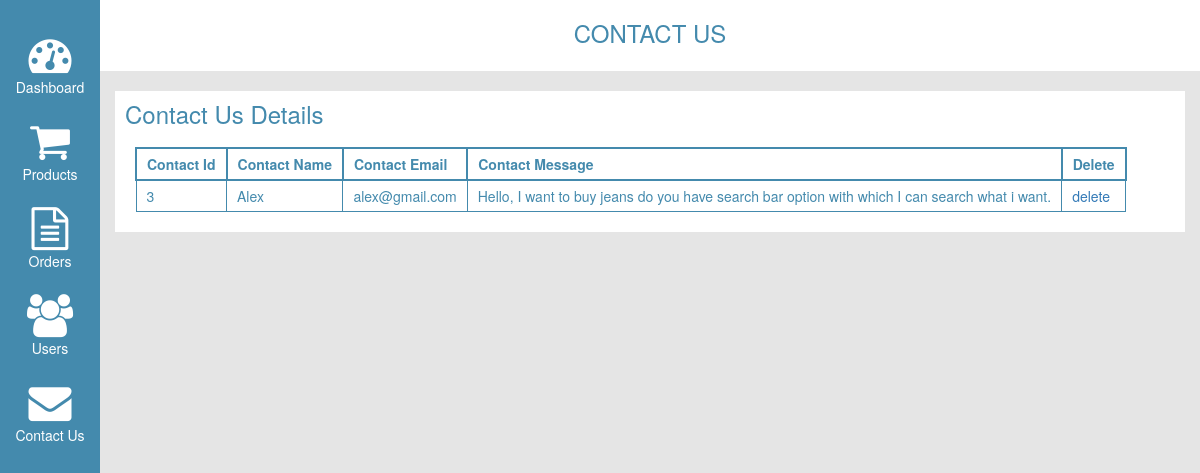
The app's page /admin/contactus.php with its own data.
### tables this page shows
CREATE TABLE `contactus` (
  `contact_id` int(11) NOT NULL,
  `name` varchar(255) NOT NULL,
  `email` varchar(255) NOT NULL,
  `message` text NOT NULL
);

### include/classes/class.admin.php (called while the page is built, shortened)
<?php
class ADMIN
{
	private $conn;
	public function __construct()
	{
		$database = new Database();
		$db = $database->dbConn();
		$this->conn = $db;
    }
	public function runQuery($sql)
	{
		$stmt = $this->conn->prepare($sql);
		return $stmt;
	}
}

### admin/contactus.php (the view, shortened to what this page needs)
<?php
 include("header.php");
?>
<div class="col-xs-12 col-sm-11 col-md-11 no-padding main-title">
    <h3>contact us</h3>
</div>
<div class="col-xs-12 col-sm-11 col-md-11">
    <div class="db-contents">
        <h3>contact us details</h3>
        <table>
                <th>contact id</th>
                <th>contact name</th>
                <th>contact email</th>
                <th>contact message</th>
                <th>delete</th>
        <?php
        require_once '../include/classes/class.admin.php';
        $admin=new ADMIN;
            function displayData($result)
            {
                while ($row = $result->fetch(PDO::FETCH_ASSOC)) {
                    print "<tr >";
                        print "<td>".$row["contact_id"] . "</td>";
                        print "<td>".$row["name"] . "</td>";
                        print "<td>".$row["email"] . "</td>";
                        print "<td>".$row["message"] . "</td>";
                        print "<td><a onclick='return confirmDel()' href=?mode=del&id=".$row['contact_id'].">delete</a></td>";
                    print "</tr>";
                }
            }
            try{
                $result = $admin->runQuery("SELECT * FROM contactus");
                $result->execute();
                displayData($result);
            }catch(PDOException $ex){
                echo $ex->getMessage();
            }
        ?>
    </div>
</div>
<?php
include("footer.php");
?>

### assests/css/dashboardStyle.css (style rules this page uses)
body { font-family: 'Raleway', sans-serif; background: #e5e5e5!important; }
.no-padding { padding-left: 0!important; padding-right:0!important; }
.main-title { background: #ffffff; text-align:center; padding-bottom:15px; }
.main-title h3 { text-transform: uppercase; color:#448aad; }
.db-contents { background: #ffffff; padding-bottom:20px; }
.db-contents h3 { text-transform: capitalize; color:#448aad; padding:10px; }
.db-contents table { margin: 0 20px; }
.db-contents table tr th, .db-contents table tr td { padding:5px 10px; color:#448aad; }
.db-contents table tr th { border:2px solid #448aad; font-weight: bold; text-transform: capitalize; }
.db-contents table tr td { border:1px solid #448aad; }

### records on screen
contactus: contact_id "3", name "Alex", email "alex@gmail.com", message "Hello, I want to buy jeans do you have search bar option with which I can search what i want."
